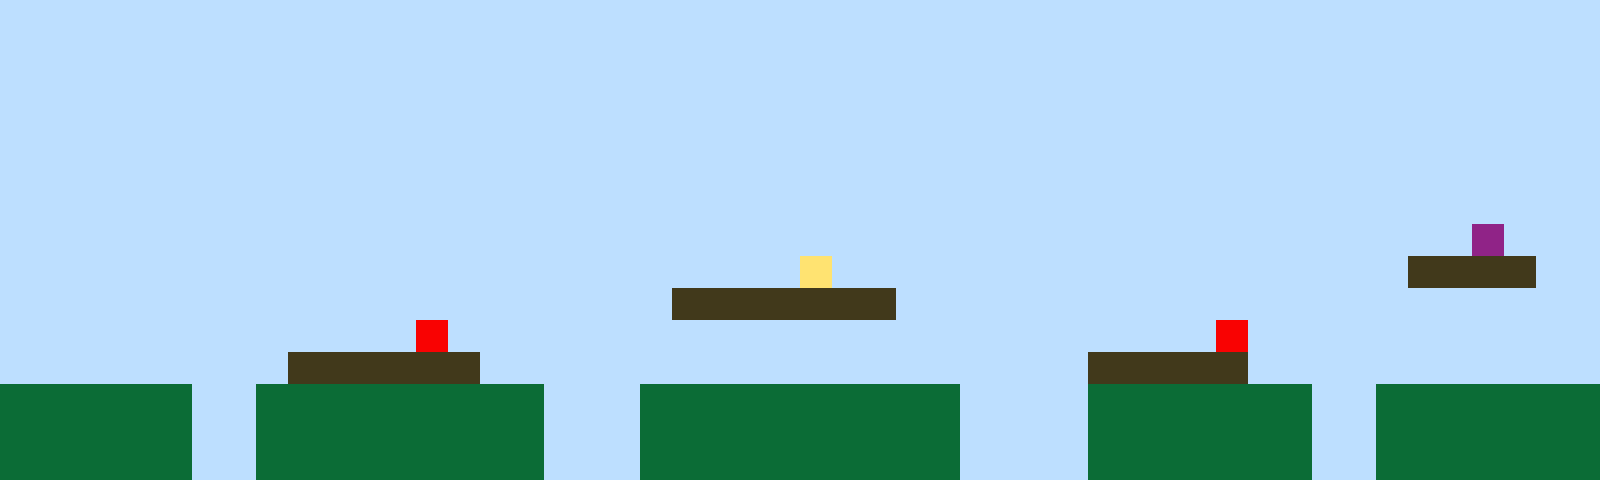

This is a level from a 2D game, rendered from its Tiled map with the project's own tilesets. A one-line summary and the complete map file follow:
An orthogonal 50x15 tile map with 32x32 px tiles, 1 tile layer (Tile Layer 1).

<map version="1.10" tiledversion="1.11.2" orientation="orthogonal" renderorder="right-up" width="50" height="15" tilewidth="32" tileheight="32" infinite="0" nextlayerid="2" nextobjectid="1"><editorsettings><export target="map1.csv" format="csv" /></editorsettings><tileset firstgid="1" name="sprites" tilewidth="32" tileheight="32" tilecount="6" columns="3"><image source="sprites.png" width="96" height="64" /></tileset><layer id="1" name="Tile Layer 1" width="50" height="15"><data encoding="csv">1,1,1,1,1,1,1,1,1,1,1,1,1,1,1,1,1,1,1,1,1,1,1,1,1,1,1,1,1,1,1,1,1,1,1,1,1,1,1,1,1,1,1,1,1,1,1,1,1,1,1,1,1,1,1,1,1,1,1,1,1,1,1,1,1,1,1,1,1,1,1,1,1,1,1,1,1,1,1,1,1,1,1,1,1,1,1,1,1,1,1,1,1,1,1,1,1,1,1,1,1,1,1,1,1,1,1,1,1,1,1,1,1,1,1,1,1,1,1,1,1,1,1,1,1,1,1,1,1,1,1,1,1,1,1,1,1,1,1,1,1,1,1,1,1,1,1,1,1,1,1,1,1,1,1,1,1,1,1,1,1,1,1,1,1,1,1,1,1,1,1,1,1,1,1,1,1,1,1,1,1,1,1,1,1,1,1,1,1,1,1,1,1,1,1,1,1,1,1,1,1,1,1,1,1,1,1,1,1,1,1,1,1,1,1,1,1,1,1,1,1,1,1,1,1,1,1,1,1,1,1,1,1,1,1,1,1,1,1,1,1,1,1,1,1,1,1,1,1,1,1,1,1,1,1,1,1,1,1,1,1,1,1,1,1,1,1,1,1,1,1,1,1,1,1,1,1,1,1,1,1,1,1,1,1,1,1,1,1,1,1,1,1,1,1,1,1,1,1,1,1,1,1,1,1,1,1,1,1,1,1,1,1,1,1,1,1,1,1,1,1,1,1,1,1,1,1,1,1,1,1,1,1,1,1,1,1,1,1,1,1,1,1,1,1,1,1,1,1,1,1,1,1,1,1,1,1,1,1,1,1,1,1,1,1,1,1,1,1,1,1,1,1,1,1,1,1,1,1,1,1,1,1,1,1,1,1,1,1,1,1,1,1,1,1,1,6,1,1,1,1,1,1,1,1,1,1,1,1,1,1,1,1,1,1,1,1,1,1,1,1,1,1,1,1,4,1,1,1,1,1,1,1,1,1,1,1,1,1,1,1,1,1,1,3,3,3,3,1,1,1,1,1,1,1,1,1,1,1,1,1,1,1,1,1,1,1,1,1,1,1,3,3,3,3,3,3,3,1,1,1,1,1,1,1,1,1,1,1,1,1,1,1,1,1,1,1,1,1,1,1,1,1,1,1,1,1,1,1,1,1,1,1,5,1,1,1,1,1,1,1,1,1,1,1,1,1,1,1,1,1,1,1,1,1,1,1,1,5,1,1,1,1,1,1,1,1,1,1,1,1,1,1,1,1,1,1,1,1,3,3,3,3,3,3,1,1,1,1,1,1,1,1,1,1,1,1,1,1,1,1,1,1,1,3,3,3,3,3,1,1,1,1,1,1,1,1,1,1,1,2,2,2,2,2,2,1,1,2,2,2,2,2,2,2,2,2,1,1,1,2,2,2,2,2,2,2,2,2,2,1,1,1,1,2,2,2,2,2,2,2,1,1,2,2,2,2,2,2,2,2,2,2,2,2,2,1,1,2,2,2,2,2,2,2,2,2,1,1,1,2,2,2,2,2,2,2,2,2,2,1,1,1,1,2,2,2,2,2,2,2,1,1,2,2,2,2,2,2,2,2,2,2,2,2,2,1,1,2,2,2,2,2,2,2,2,2,1,1,1,2,2,2,2,2,2,2,2,2,2,1,1,1,1,2,2,2,2,2,2,2,1,1,2,2,2,2,2,2,2</data></layer></map>
